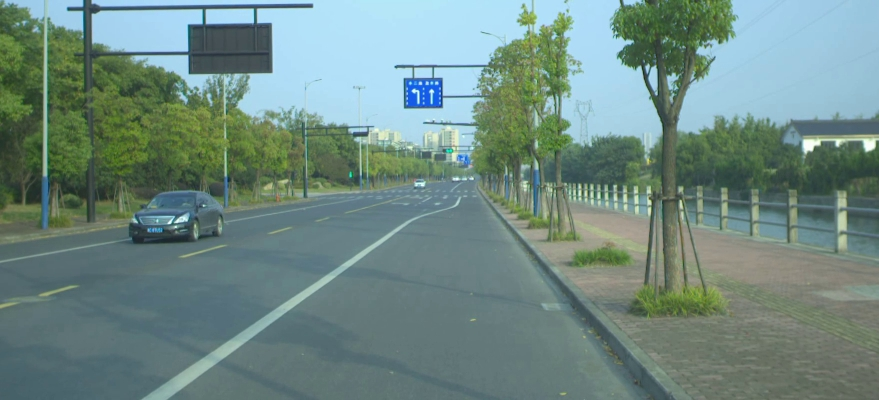
#> input picture Left/2018-10-26-15-24-18_2018-10-26-15-24-30-730.jpg, 879 x 400 px; its folder holds only this picture in this run
$ python test_1.py
#> lines starting #> are read from the running program, lines starting #| are printed output that depends on the picture; after the words box and inside, x2 and y2 are one past the last pixel; in counts of white or black regions, pixels touching at a corner belong together
import cv2
import numpy as np
import os

# Шляхи до папок зі стереозображеннями
#left_dir = 'image_2'
#right_dir = 'image_3'
left_dir = 'Left'
right_dir = 'Right'
output_dir = 'Output'

# Створюємо папку для результатів, якщо вона не існує
os.makedirs(output_dir, exist_ok=True)

# Налаштування для обчислення диспаратності
min_disp = 0
num_disp = 128  # Має бути кратним 16
block_size = 1  # Зменшили розмір блока для більш детальної карти

# Створення об’єкта StereoSGBM
stereo = cv2.StereoSGBM_create(
    minDisparity=min_disp,
    numDisparities=num_disp,
    blockSize=block_size,
    P1=8 * 3 * block_size ** 2,
    P2=32 * 3 * block_size ** 2,
    disp12MaxDiff=1,
    uniquenessRatio=5,
    speckleWindowSize=50,
    speckleRange=16
)

# Отримуємо список файлів у папці left
image_files = sorted(os.listdir(left_dir))

# Обробка кожної пари зображень
for filename in image_files:
    left_img_path = os.path.join(left_dir, filename)
    right_img_path = os.path.join(right_dir, filename)

    # Перевіряємо, чи існує відповідне зображення у папці right
    if not os.path.exists(right_img_path):
        print(f"[УВАГА] Відсутнє відповідне праве зображення для: {filename}")
        continue

    # Завантаження зображень
    left_img = cv2.imread(left_img_path, cv2.IMREAD_GRAYSCALE)
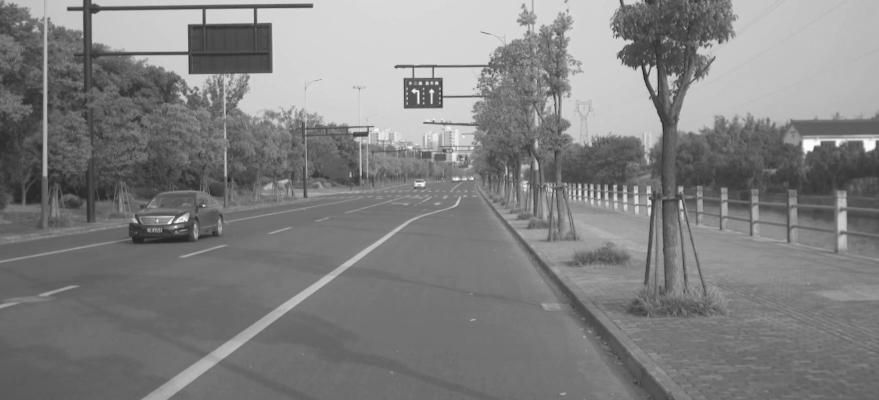
#> left_img: shape (400, 879); min 34, max 252, mean 128.7
    right_img = cv2.imread(right_img_path, cv2.IMREAD_GRAYSCALE)

    if left_img is None or right_img is None:
        print(f"[ПОМИЛКА] Не вдалося завантажити: {filename}")
        continue

    # Обчислення карти диспаратності
    disparity_map = stereo.compute(left_img, right_img).astype(np.float32) / 16.0
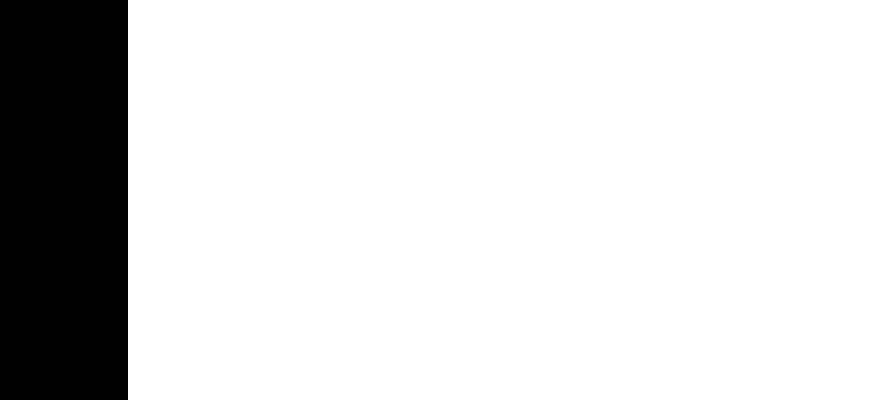
#> disparity_map: shape (400, 879) float32; values -1 (black) and 0 (white), 85.4% white; 1 black region, box (x1, y1, x2, y2) and area: (0, 0, 128, 400) 51200

    # Нормалізація для візуалізації з використанням нелінійного масштабування
    disparity_map_normalized = cv2.normalize(disparity_map, None, 0, 255, cv2.NORM_MINMAX)
    disparity_map_normalized = np.uint8(disparity_map_normalized)

    # Застосовуємо кольорову палітру для карти диспаратності
    disparity_map_colored = cv2.applyColorMap(disparity_map_normalized, cv2.COLORMAP_JET)
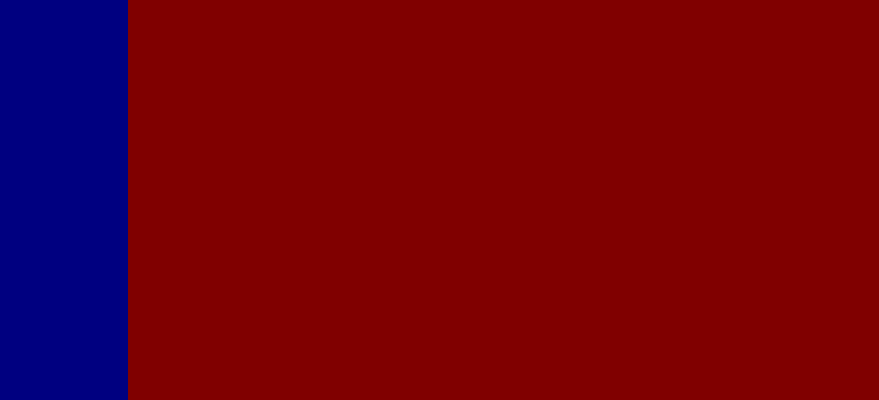
#> disparity_map_colored: shape (400, 879, 3); mean B, G, R 18.6, 0, 109.4

    # Збереження результату
    output_path = os.path.join(output_dir, f"disparity_{filename}")
    cv2.imwrite(output_path, disparity_map_colored)

    # Відображення результату (за бажанням)
    cv2.imshow("Ліве зображення", left_img)
    cv2.imshow("Праве зображення", right_img)
    cv2.imshow("Карта диспаратності", disparity_map_colored)
    cv2.waitKey(1000)
    # Перевірка натискання клавіші 'q' для виходу
    if cv2.waitKey(1000) & 0xFF == ord('q'):
#> (key q is pressed here)
        print("Роботу програми перервано користувачем.")
        break

cv2.destroyAllWindows()
print("Обробку завершено! Результати збережено у папці 'output'.")

$ run again, on Left/2018-10-26-15-24-18_2018-10-26-15-24-33-233.jpg
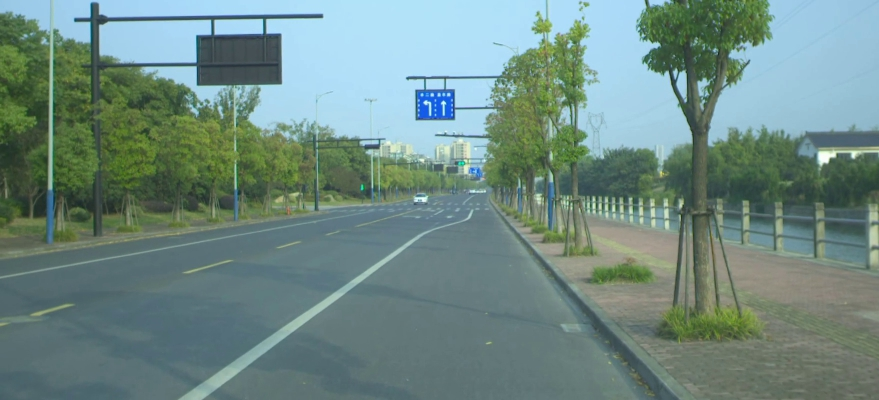
#> input picture Left/2018-10-26-15-24-18_2018-10-26-15-24-33-233.jpg, 879 x 400 px
#> `left_img = cv2.imread(left_img_path, cv2.IMREAD_GRAYSCALE)`:
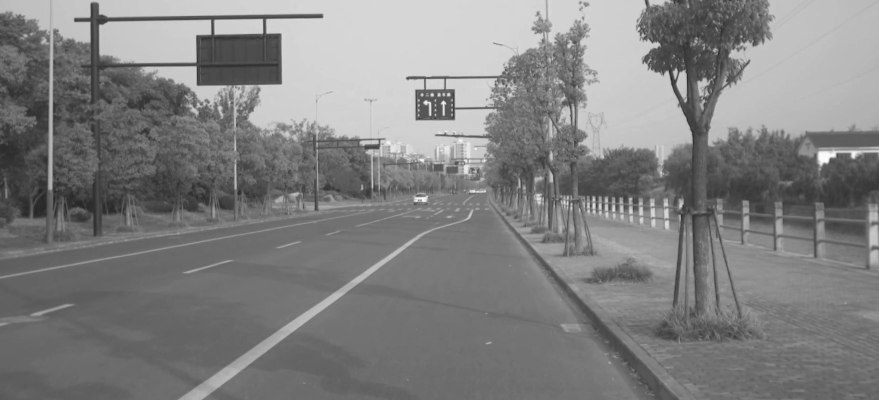
#> left_img: shape (400, 879); min 37, max 253, mean 128.9
#> disparity_map: shape (400, 879) float32; values -1 (black) and 0 (white), 85.4% white; 1 black region, box (x1, y1, x2, y2) and area: (0, 0, 128, 400) 51200
